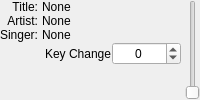
               <widget class="QFrame" name="controlsFrame">
                <property name="sizePolicy">
                 <sizepolicy hsizetype="Preferred" vsizetype="Minimum">
                  <horstretch>0</horstretch>
                  <verstretch>0</verstretch>
                 </sizepolicy>
                </property>
                <property name="frameShape">
                 <enum>QFrame::NoFrame</enum>
                </property>
                <property name="frameShadow">
                 <enum>QFrame::Raised</enum>
                </property>
                <layout class="QHBoxLayout" name="horizontalLayout_4">
                 <property name="spacing">
                  <number>4</number>
                 </property>
                 <property name="leftMargin">
                  <number>0</number>
                 </property>
                 <property name="topMargin">
                  <number>0</number>
                 </property>
                 <property name="rightMargin">
                  <number>0</number>
                 </property>
                 <property name="bottomMargin">
                  <number>0</number>
                 </property>
                 <item>
                  <layout class="QVBoxLayout" name="verticalLayout_8">
                   <property name="spacing">
                    <number>0</number>
                   </property>
                   <property name="leftMargin">
                    <number>0</number>
                   </property>
                   <property name="bottomMargin">
                    <number>0</number>
                   </property>
                   <item>
                    <widget class="QLabel" name="label_3">
                     <property name="sizePolicy">
                      <sizepolicy hsizetype="Minimum" vsizetype="Minimum">
                       <horstretch>0</horstretch>
                       <verstretch>0</verstretch>
                      </sizepolicy>
                     </property>
                     <property name="text">
                      <string>Title:</string>
                     </property>
                     <property name="alignment">
                      <set>Qt::AlignRight|Qt::AlignTrailing|Qt::AlignVCenter</set>
                     </property>
                    </widget>
                   </item>
                   <item>
                    <widget class="QLabel" name="label_2">
                     <property name="sizePolicy">
                      <sizepolicy hsizetype="Minimum" vsizetype="Minimum">
                       <horstretch>0</horstretch>
                       <verstretch>0</verstretch>
                      </sizepolicy>
                     </property>
                     <property name="text">
                      <string>Artist:</string>
                     </property>
                     <property name="alignment">
                      <set>Qt::AlignRight|Qt::AlignTrailing|Qt::AlignVCenter</set>
                     </property>
                    </widget>
                   </item>
                   <item>
                    <widget class="QLabel" name="label_7">
                     <property name="sizePolicy">
                      <sizepolicy hsizetype="Minimum" vsizetype="Minimum">
                       <horstretch>0</horstretch>
                       <verstretch>0</verstretch>
                      </sizepolicy>
                     </property>
                     <property name="text">
                      <string>Singer:</string>
                     </property>
                    </widget>
                   </item>
                   <item>
                    <spacer name="verticalSpacer_2">
                     <property name="orientation">
                      <enum>Qt::Vertical</enum>
                     </property>
                     <property name="sizeHint" stdset="0">
                      <size>
                       <width>20</width>
                       <height>40</height>
                      </size>
                     </property>
                    </spacer>
                   </item>
                  </layout>
                 </item>
                 <item>
                  <layout class="QVBoxLayout" name="verticalLayout_9">
                   <property name="spacing">
                    <number>0</number>
                   </property>
                   <property name="rightMargin">
                    <number>0</number>
                   </property>
                   <item>
                    <widget class="QLabel" name="labelTitle">
                     <property name="sizePolicy">
                      <sizepolicy hsizetype="Expanding" vsizetype="Minimum">
                       <horstretch>0</horstretch>
                       <verstretch>0</verstretch>
                      </sizepolicy>
                     </property>
                     <property name="text">
                      <string>None</string>
                     </property>
                    </widget>
                   </item>
                   <item>
                    <widget class="QLabel" name="labelArtist">
                     <property name="sizePolicy">
                      <sizepolicy hsizetype="Expanding" vsizetype="Minimum">
                       <horstretch>0</horstretch>
                       <verstretch>0</verstretch>
                      </sizepolicy>
                     </property>
                     <property name="text">
                      <string>None</string>
                     </property>
                    </widget>
                   </item>
                   <item>
                    <widget class="QLabel" name="labelSinger">
                     <property name="sizePolicy">
                      <sizepolicy hsizetype="Expanding" vsizetype="Minimum">
                       <horstretch>0</horstretch>
                       <verstretch>0</verstretch>
                      </sizepolicy>
                     </property>
                     <property name="text">
                      <string>None</string>
                     </property>
                    </widget>
                   </item>
                   <item>
                    <layout class="QHBoxLayout" name="horizontalLayout_6">
                     <item alignment="Qt::AlignRight">
                      <widget class="QLabel" name="lblKey">
                       <property name="text">
                        <string>Key Change</string>
                       </property>
                      </widget>
                     </item>
                     <item>
                      <widget class="QSpinBox" name="spinBoxKey">
                       <property name="minimumSize">
                        <size>
                         <width>0</width>
                         <height>10</height>
                        </size>
                       </property>
                       <property name="focusPolicy">
                        <enum>Qt::NoFocus</enum>
                       </property>
                       <property name="frame">
                        <bool>true</bool>
                       </property>
                       <property name="alignment">
                        <set>Qt::AlignCenter</set>
                       </property>
                       <property name="readOnly">
                        <bool>false</bool>
                       </property>
                       <property name="buttonSymbols">
                        <enum>QAbstractSpinBox::UpDownArrows</enum>
                       </property>
                       <property name="keyboardTracking">
                        <bool>false</bool>
                       </property>
                       <property name="prefix">
                        <string/>
                       </property>
                       <property name="minimum">
                        <number>-12</number>
                       </property>
                       <property name="maximum">
                        <number>12</number>
                       </property>
                      </widget>
                     </item>
                    </layout>
                   </item>
                   <item>
                    <spacer name="verticalSpacer_3">
                     <property name="orientation">
                      <enum>Qt::Vertical</enum>
                     </property>
                     <property name="sizeType">
                      <enum>QSizePolicy::MinimumExpanding</enum>
                     </property>
                     <property name="sizeHint" stdset="0">
                      <size>
                       <width>20</width>
                       <height>5</height>
                      </size>
                     </property>
                    </spacer>
                   </item>
                  </layout>
                 </item>
                 <item>
                  <widget class="QSlider" name="sliderVolume">
                   <property name="sizePolicy">
                    <sizepolicy hsizetype="Fixed" vsizetype="Minimum">
                     <horstretch>0</horstretch>
                     <verstretch>0</verstretch>
                    </sizepolicy>
                   </property>
                   <property name="focusPolicy">
                    <enum>Qt::NoFocus</enum>
                   </property>
                   <property name="toolTip">
                    <string>Volume Control</string>
                   </property>
                   <property name="tracking">
                    <bool>true</bool>
                   </property>
                   <property name="orientation">
                    <enum>Qt::Vertical</enum>
                   </property>
                  </widget>
                 </item>
                </layout>
               </widget>
